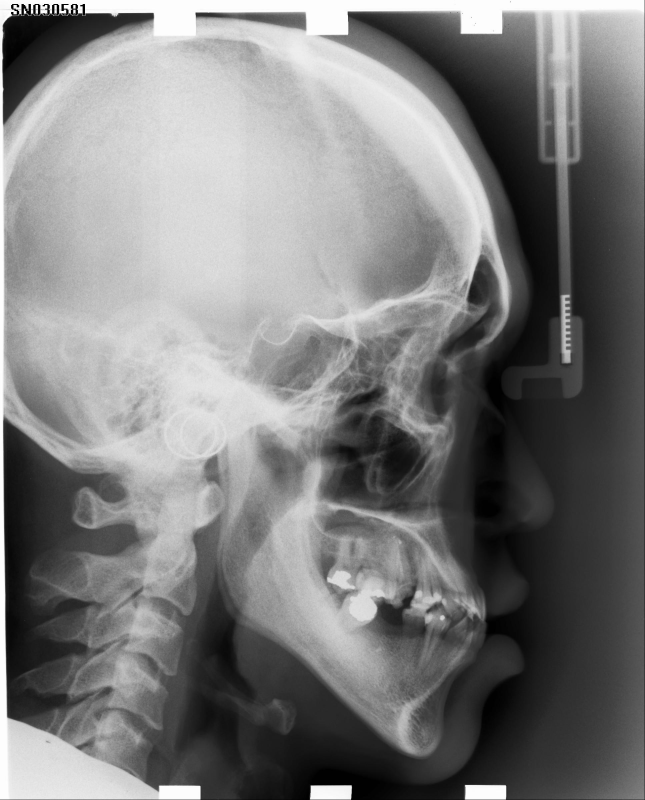
#> input picture cepha400/001.jpg, 1935 x 2400 px, found by its file name (shown at 1/3 size)
$ jupyter execute --allow-errors cephalo.ipynb
#> lines starting #> are read from the running program, lines starting #| are printed output that depends on the picture; pictures that were not available may be replaced by others from this repository, and a replacement may not be noted
[cell 1]
import cv2
import sys
import numpy as np
import scipy
def canny(cvimg):
        img_blur = cv2.GaussianBlur(cvimg, (3, ), 0.02)
        edges = cv2.Canny(image=img_blur, threshold1=40,
                          threshold2=100)  # Canny Edge Detection
        return edges

[cell 2]
from google.colab.patches import cv2_imshow
trial = cv2.imread("/content/drive/MyDrive/variables/033.jpg")
#> (the rest of this cell did not finish here and is left out)

#> (a cell that did not finish here is left out)

#> (a cell that did not finish here is left out)

[cell 5]
trial1 = cv2.cvtColor(cv2.imread("/content/drive/MyDrive/data/cepha400/001.jpg"),cv2.COLOR_BGR2GRAY)
#> trial1: shape (2400, 1935); min 0, max 255, mean 124.1
equ1 = cv2.equalizeHist(trial1)
temp1 = [trial1]

trial2 = cv2.cvtColor(cv2.imread("/content/drive/MyDrive/data/cepha400/002.jpg"),cv2.COLOR_BGR2GRAY)
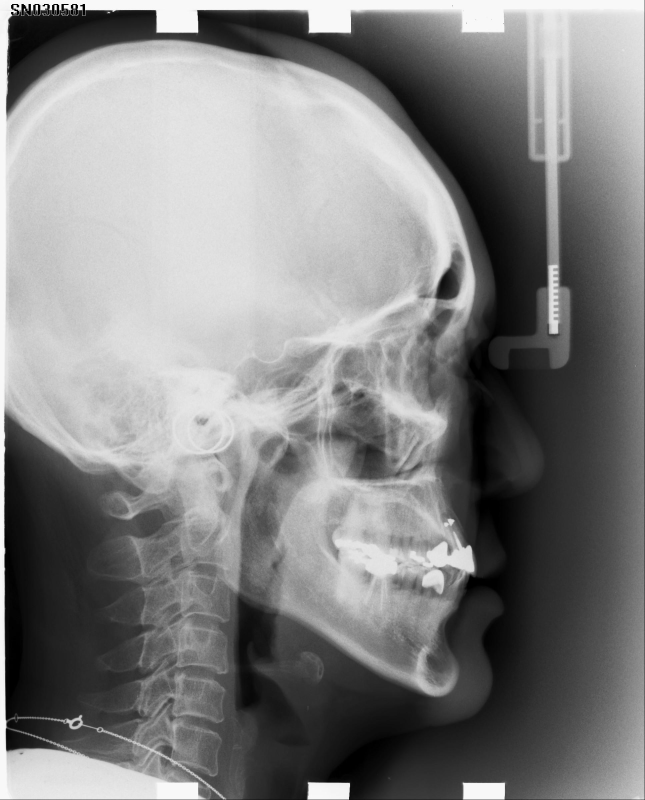
#> input picture cepha400/002.jpg, 1935 x 2400 px, found by its file name (shown at 1/3 size)
#> trial2: shape (2400, 1935); min 0, max 255, mean 130.3
equ2 = cv2.equalizeHist(trial2)
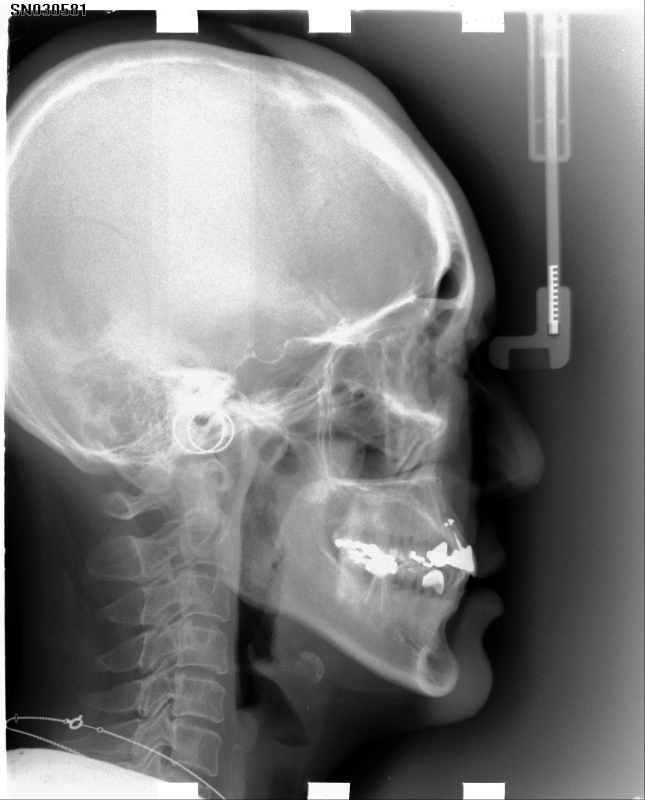
#> equ2: shape (2400, 1935) (shown at 1/3 size); min 0, max 255, mean 127.7
temp1.append(trial2)

trial3 = cv2.cvtColor(cv2.imread("/content/drive/MyDrive/data/cepha400/003.jpg"),cv2.COLOR_BGR2GRAY)
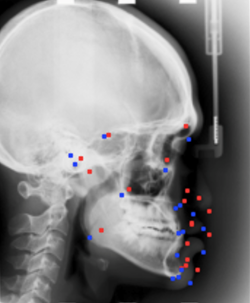
#> input picture imgs/003.png, 250 x 303 px, given in place of 003.jpg, which was not available
#> trial3: shape (303, 250); min 0, max 251, mean 132.2
equ3 = cv2.equalizeHist(trial3)
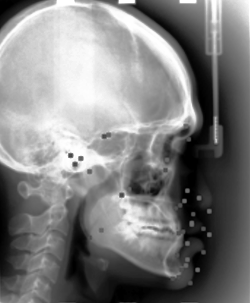
#> equ3: shape (303, 250); min 0, max 255, mean 127
temp1.append(trial3)


trial4 = cv2.cvtColor(cv2.imread("/content/drive/MyDrive/data/cepha400/004.jpg"),cv2.COLOR_BGR2GRAY)
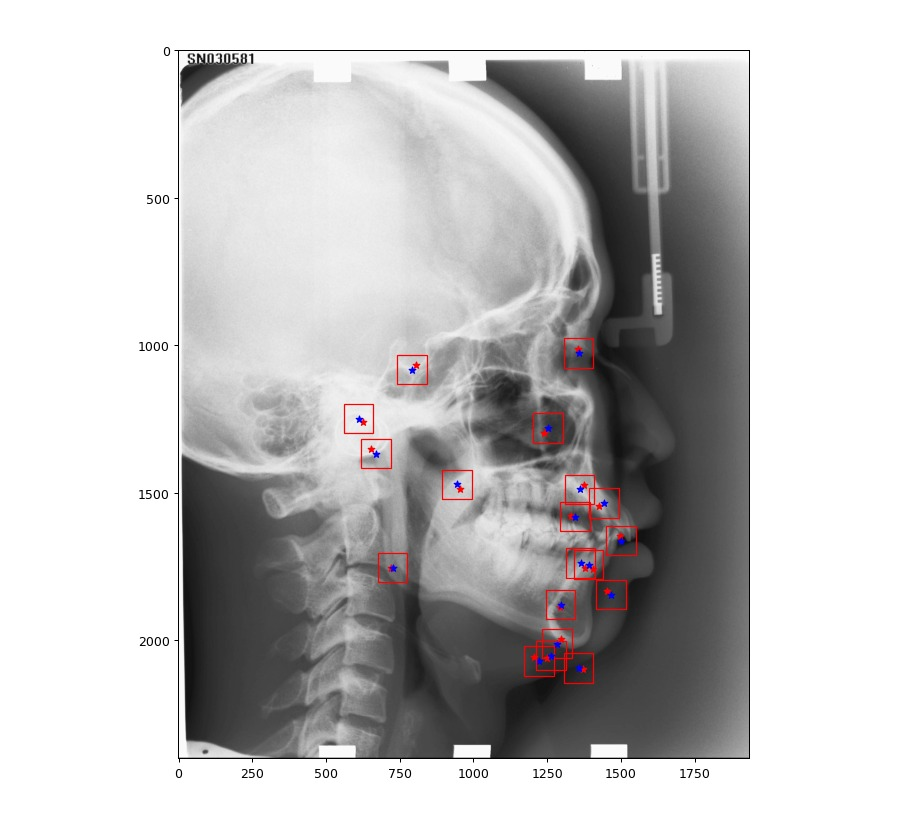
#> input picture imgs/004.jpeg, 903 x 827 px, given in place of 004.jpg, which was not available
#> trial4: shape (827, 903); min 0, max 255, mean 192.5
equ4 = cv2.equalizeHist(trial4)
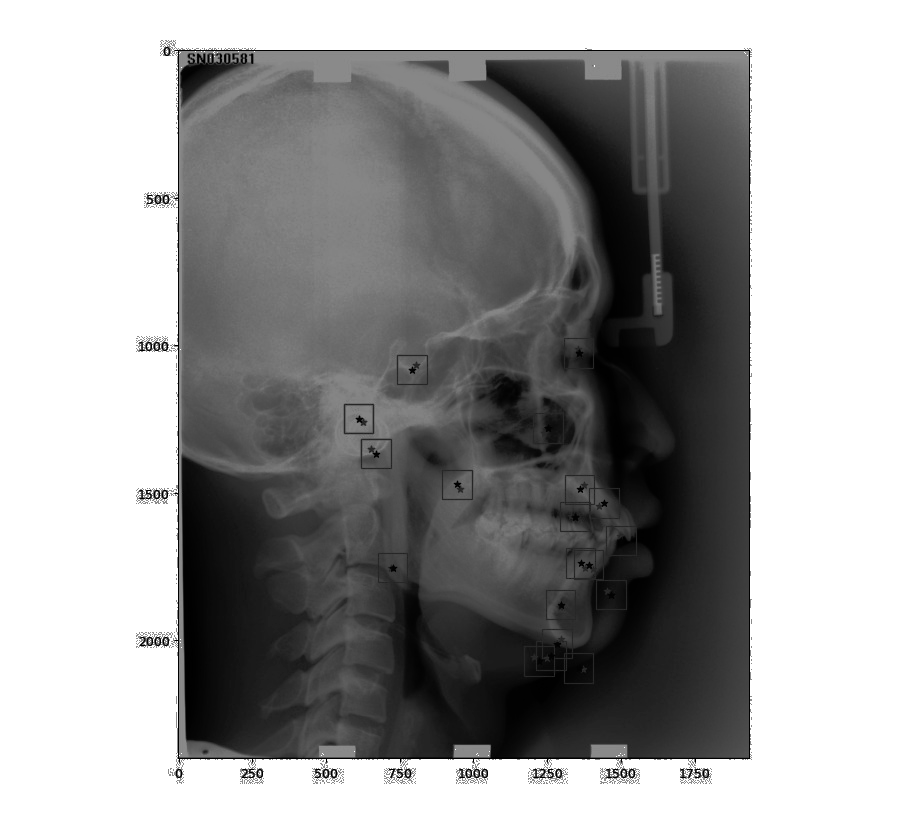
#> equ4: shape (827, 903); min 0, max 255, mean 153.3
temp1.append(trial4)


trial5 = cv2.cvtColor(cv2.imread("/content/drive/MyDrive/data/cepha400/005.jpg"),cv2.COLOR_BGR2GRAY)
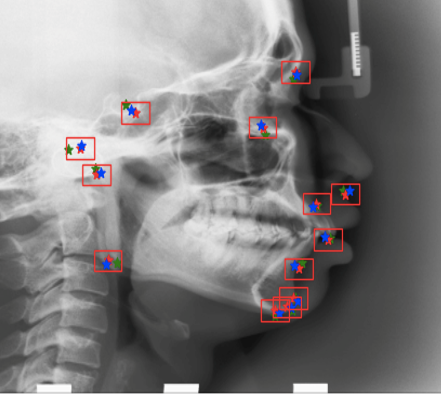
#> input picture imgs/005.png, 441 x 394 px, given in place of 005.jpg, which was not available
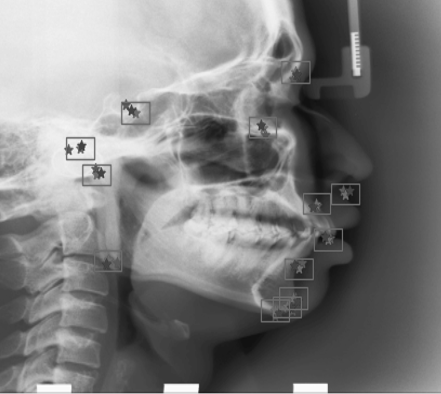
#> trial5: shape (394, 441); min 15, max 255, mean 125.2
equ5 = cv2.equalizeHist(trial5)
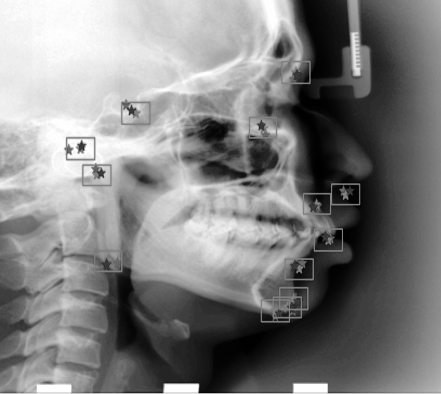
#> equ5: shape (394, 441); min 0, max 255, mean 128.3
temp1.append(trial5)


#> (the rest of this cell did not finish here and is left out)
